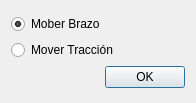
<?xml version="1.0" encoding="UTF-8"?>
<ui version="4.0">
 <class>menu</class>
 <widget class="QDialog" name="menu">
  <property name="geometry">
   <rect>
    <x>0</x>
    <y>0</y>
    <width>196</width>
    <height>103</height>
   </rect>
  </property>
  <property name="windowTitle">
   <string>Menu</string>
  </property>
  <layout class="QGridLayout" name="gridLayout">
   <item row="0" column="0">
    <layout class="QVBoxLayout" name="verticalLayout">
     <item>
      <widget class="QRadioButton" name="radioButton">
       <property name="text">
        <string>Mober Brazo</string>
       </property>
       <property name="checkable">
        <bool>true</bool>
       </property>
       <property name="checked">
        <bool>true</bool>
       </property>
      </widget>
     </item>
     <item>
      <widget class="QRadioButton" name="radioButton_2">
       <property name="text">
        <string>Mover Tracción</string>
       </property>
      </widget>
     </item>
     <item>
      <widget class="QDialogButtonBox" name="buttonBox">
       <property name="orientation">
        <enum>Qt::Horizontal</enum>
       </property>
       <property name="standardButtons">
        <set>QDialogButtonBox::Ok</set>
       </property>
      </widget>
     </item>
    </layout>
   </item>
  </layout>
 </widget>
 <resources/>
 <connections>
  <connection>
   <sender>buttonBox</sender>
   <signal>accepted()</signal>
   <receiver>menu</receiver>
   <slot>accept()</slot>
   <hints>
    <hint type="sourcelabel">
     <x>248</x>
     <y>254</y>
    </hint>
    <hint type="destinationlabel">
     <x>157</x>
     <y>274</y>
    </hint>
   </hints>
  </connection>
  <connection>
   <sender>buttonBox</sender>
   <signal>rejected()</signal>
   <receiver>menu</receiver>
   <slot>reject()</slot>
   <hints>
    <hint type="sourcelabel">
     <x>316</x>
     <y>260</y>
    </hint>
    <hint type="destinationlabel">
     <x>286</x>
     <y>274</y>
    </hint>
   </hints>
  </connection>
 </connections>
</ui>
